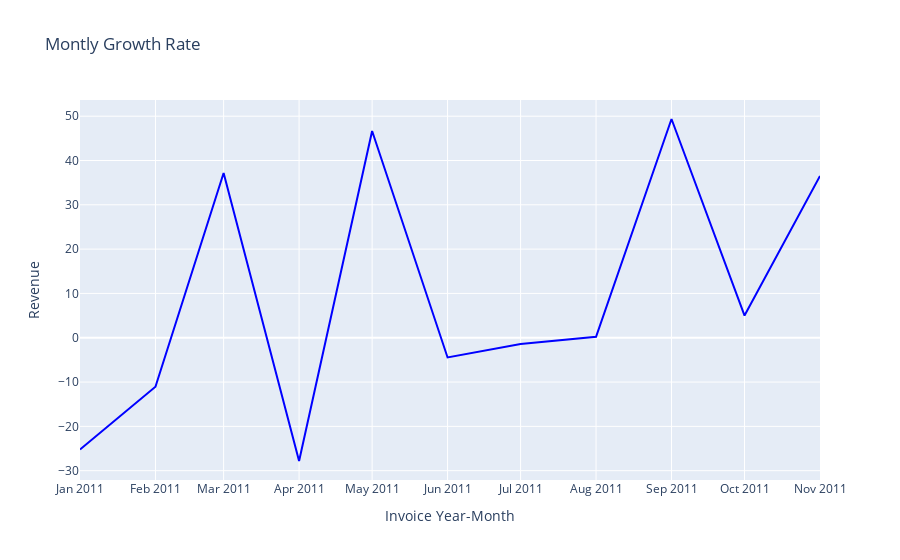

The cell this chart's notebook holds for it:
### Markdown cell above
This clearly shows our revenue is growing especially Aug ‘11 onwards **(and our data in December is incomplete)**

Now let's see how our monthly revenue is growing in percentage wise

### Code cell
import plotly.graph_objs as go
import plotly.offline as pyoff

#using pct_change() function to see monthly percentage change
df_revenue['MonthlyGrowth'] = df_revenue['Revenue'].pct_change()*100


plot_data = [
    go.Scatter(
        x=df_revenue['YearMonth'].iloc[1:-1], #remove 1st (NAN) and last month (incomplete data)
        y=df_revenue['MonthlyGrowth'].iloc[1:-1],
        mode='lines',
        marker=dict(color='blue'),  # Optional: Set marker color
        line=dict(width=2),         # Optional: Set line width
    )
]

plot_layout = go.Layout(
    xaxis=dict(title='Invoice Year-Month'),
    yaxis=dict(title='Revenue'),
    title='Montly Growth Rate',
    showlegend=False,
)

fig = go.Figure(data=plot_data, layout=plot_layout)
pyoff.iplot(fig)

### Figure 1 — Plotly figure (JSON) as saved in the notebook; plotly's stock layout.template omitted (floating-point values rounded to 4 significant figures)
{"data": [{"line": {"width": 2}, "marker": {"color": "blue"}, "mode": "lines", "type": "scatter", "x": ["2011-01-01T00:00:00", "2011-02-01T00:00:00", "2011-03-01T00:00:00", "2011-04-01T00:00:00", "2011-05-01T00:00:00", "2011-06-01T00:00:00", "2011-07-01T00:00:00", "2011-08-01T00:00:00", "2011-09-01T00:00:00", "2011-10-01T00:00:00", "2011-11-01T00:00:00"], "y": [-25.23, -11.06, 37.18, -27.82, 46.66, -4.453, -1.421, 0.2026, 49.37, 5.003, 36.52]}], "layout": {"showlegend": false, "title": {"text": "Montly Growth Rate"}, "xaxis": {"title": {"text": "Invoice Year-Month"}}, "yaxis": {"title": {"text": "Revenue"}}}}
